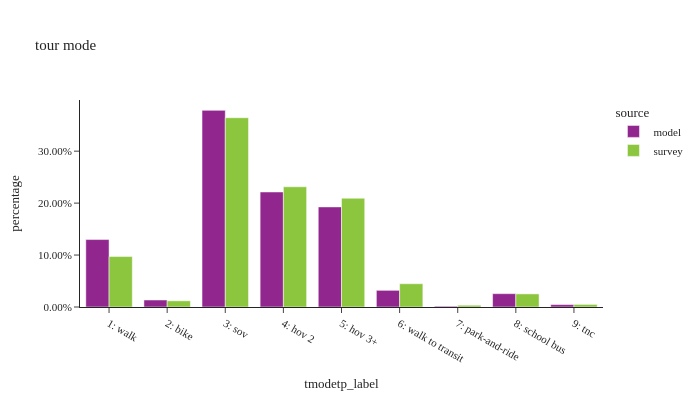

The notebook cell this image was saved under:
### Code cell
tour_stats(df_tour,'tmodetp_label','tour mode')

### Figure 1 — Plotly figure (JSON) as saved in the notebook; plotly's stock layout.template omitted (floating-point values rounded to 4 significant figures)
{"data": [{"alignmentgroup": "True", "customdata": [[755588], [1121318], [26837], [149484], [78389], [2202894], [148], [8709], [1288622], [186729]], "hovertemplate": "source=model<br>tmodetp_label=%{x}<br>percentage=%{y}<br>sample count=%{customdata[0]}<extra></extra>", "legendgroup": "model", "marker": {"color": "#91268F", "pattern": {"shape": ""}}, "name": "model", "offsetgroup": "model", "orientation": "v", "showlegend": true, "textposition": "auto", "type": "bar", "x": ["1: walk", "5: hov 3+", "9: tnc", "8: school bus", "2: bike", "3: sov", null, "7: park-and-ride", "4: hov 2", "6: walk to transit"], "xaxis": "x", "y": [0.1299, 0.1927, 0.004612, 0.02569, 0.01347, 0.3786, 2.544e-05, 0.001497, 0.2215, 0.03209], "yaxis": "y"}, {"alignmentgroup": "True", "customdata": [[2548], [1345], [43], [1063], [247], [36], [162], [1436], [525], [37]], "hovertemplate": "source=survey<br>tmodetp_label=%{x}<br>percentage=%{y}<br>sample count=%{customdata[0]}<extra></extra>", "legendgroup": "survey", "marker": {"color": "#8CC63E", "pattern": {"shape": ""}}, "name": "survey", "offsetgroup": "survey", "orientation": "v", "showlegend": true, "textposition": "auto", "type": "bar", "x": ["3: sov", "1: walk", "9: tnc", "5: hov 3+", "2: bike", "7: park-and-ride", "8: school bus", "4: hov 2", "6: walk to transit", null], "xaxis": "x", "y": [0.3644, 0.09711, 0.004969, 0.2094, 0.0119, 0.003434, 0.02525, 0.2315, 0.04483, 0.007215], "yaxis": "y"}], "layout": {"barmode": "group", "font": {"size": 11}, "height": 400, "legend": {"title": {"text": "source"}, "tracegroupgap": 0}, "title": {"text": "tour mode"}, "width": 700, "xaxis": {"anchor": "y", "categoryorder": "category ascending", "domain": [0.0, 1.0], "dtick": 1, "title": {"text": "tmodetp_label"}}, "yaxis": {"anchor": "x", "domain": [0.0, 1.0], "tickformat": ".2%", "title": {"text": "percentage"}}}}
